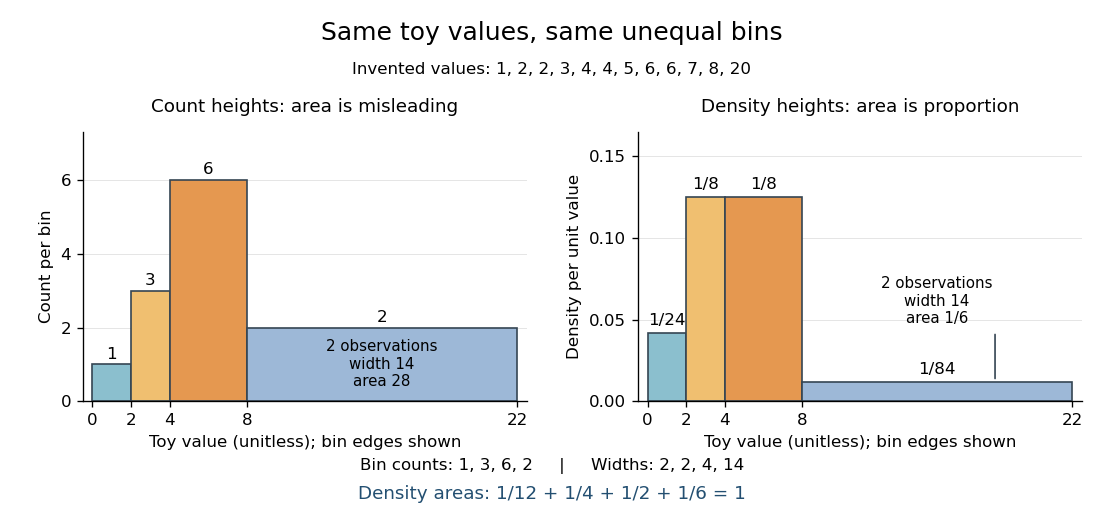

Here is the Python script that generated this plot:
"""Draw count versus density heights for one explicitly invented dataset.

Run from _media: MPLCONFIGDIR=/tmp/codex-wiki-matplotlib python ../histogram-unequal-bin-area.py
Outputs histogram-unequal-bin-area.png in the current directory.
Tested with Python 3.14.4, Matplotlib 3.10.7 and NumPy 2.3.5.
"""

from pathlib import Path

import matplotlib

matplotlib.use("Agg")
import matplotlib.pyplot as plt
import numpy as np


def main():
    data = np.array([1, 2, 2, 3, 4, 4, 5, 6, 6, 7, 8, 20])
    edges = np.array([0, 2, 4, 8, 22])
    counts, _ = np.histogram(data, bins=edges)
    widths = np.diff(edges)
    density = counts / (len(data) * widths)
    assert counts.tolist() == [1, 3, 6, 2]
    assert np.isclose(np.dot(density, widths), 1)
    plt.rcParams.update({"font.size": 10, "axes.spines.top": False,
                         "axes.spines.right": False})
    colors = ["#8bbfce", "#f0bf70", "#e59850", "#9db8d7"]
    fig, axes = plt.subplots(1, 2, figsize=(9.2, 4.4), facecolor="white")
    fig.subplots_adjust(left=0.075, right=0.98, bottom=0.24, top=0.75, wspace=0.25)
    fig.suptitle("Same toy values, same unequal bins", fontsize=15, y=0.96)
    fig.text(0.5, 0.86, "Invented values: 1, 2, 2, 3, 4, 4, 5, 6, 6, 7, 8, 20",
             ha="center", fontsize=10)
    titles = ["Count heights: area is misleading", "Density heights: area is proportion"]
    for ax, heights, title in zip(axes, (counts, density), titles):
        ax.set_facecolor("white")
        ax.bar(edges[:-1], heights, width=widths, align="edge", color=colors,
               edgecolor="#354553", linewidth=1)
        ax.set_xlim(-0.5, 22.5)
        ax.set_xticks(edges)
        ax.set_xlabel("Toy value (unitless); bin edges shown")
        ax.set_title(title, fontsize=11, pad=12)
        ax.grid(axis="y", color="#e5e5e5", linewidth=0.6)
        ax.set_axisbelow(True)
    axes[0].set_ylabel("Count per bin")
    axes[0].set_ylim(0, 7.3)
    axes[0].set_yticks([0, 2, 4, 6])
    for left, width, count in zip(edges[:-1], widths, counts):
        axes[0].text(left + width / 2, count + 0.15, str(count), ha="center")
    axes[0].text(15, 1, "2 observations\nwidth 14\narea 28", ha="center", va="center", fontsize=9)
    axes[1].set_ylabel("Density per unit value")
    axes[1].set_ylim(0, 0.165)
    axes[1].set_yticks([0, 0.05, 0.10, 0.15])
    labels = ["1/24", "1/8", "1/8", "1/84"]
    for left, width, height, label in zip(edges[:-1], widths, density, labels):
        axes[1].text(left + width / 2, height + 0.005, label, ha="center", fontsize=10)
    axes[1].text(15, 0.048, "2 observations\nwidth 14\narea 1/6", ha="center", fontsize=9)
    axes[1].annotate("", xy=(18, density[-1]), xytext=(18, 0.043),
                     arrowprops={"arrowstyle": "-", "color": "#354553"})
    fig.text(0.5, 0.11, "Bin counts: 1, 3, 6, 2     |     Widths: 2, 2, 4, 14",
             ha="center", fontsize=10)
    fig.text(0.5, 0.055, "Density areas: 1/12 + 1/4 + 1/2 + 1/6 = 1",
             ha="center", fontsize=11, color="#234f71")
    fig.savefig(Path.cwd() / (Path(__file__).stem + ".png"), dpi=120,
                facecolor="white", transparent=False)
    plt.close(fig)


if __name__ == "__main__":
    main()
